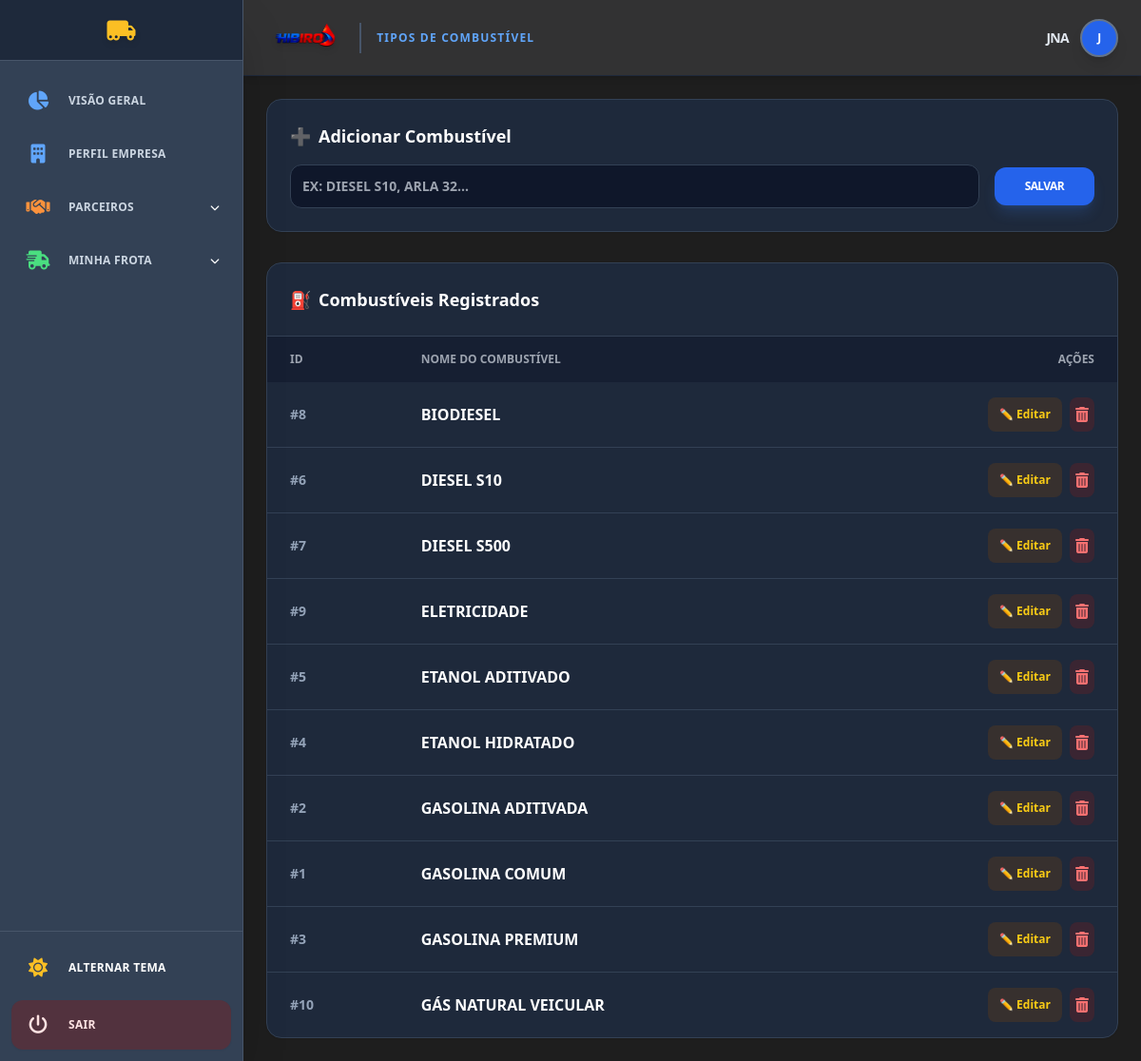
Page /configuracoes/frota/combustivel (signed in) on the earlier database version.
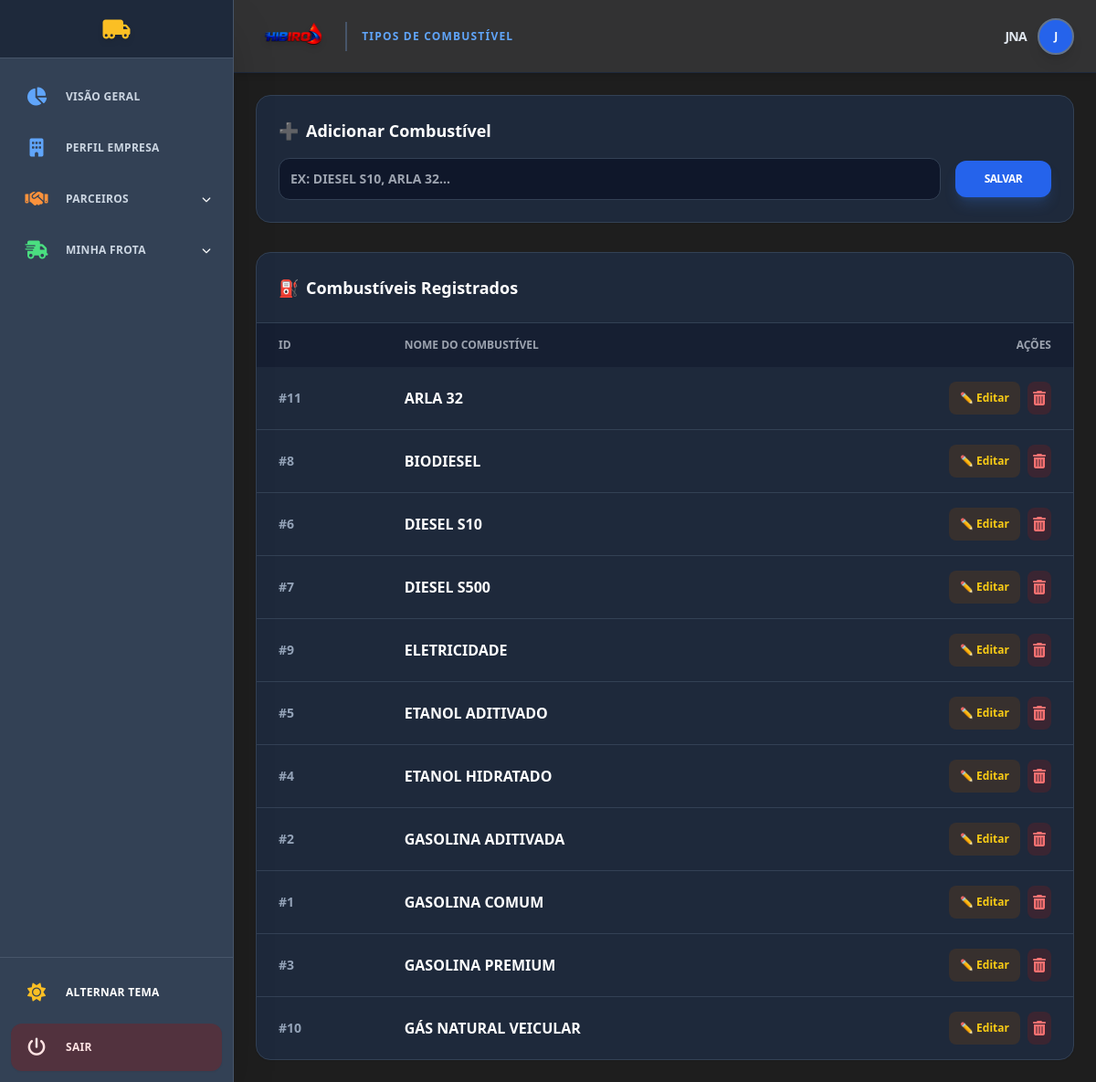
Same page on the later database version.
### tables this page shows
CREATE TABLE "vei_combustivel" (
	"id_tipo_combustivel"	INTEGER,
	"nome_combustivel"	TEXT NOT NULL UNIQUE,
	PRIMARY KEY("id_tipo_combustivel" AUTOINCREMENT)
);

### rotas/frota_bases.py (the view, shortened to what this page needs)
@frota_bases_bp.route('/combustivel', methods=['GET', 'POST'])
@login_required
def combustivel():
    db = get_db()
    dados = db.execute('SELECT * FROM vei_combustivel ORDER BY nome_combustivel').fetchall()
    return render_template('app/frota/config_combustivel.html', combustiveis=dados, username=session.get('username'))

### app.py (called while the page is built)
@app.context_processor
def inject_user_status():
    return dict(
        perfil_completo=session.get('perfil_completo', False),
        username=session.get('username')
    )

### database.py (called while the page is built)
def get_db():
    db = getattr(g, '_database', None)
    if db is None:
        if not os.path.exists('dados'):
            os.makedirs('dados')
        db = g._database = sqlite3.connect(DATABASE)
        db.row_factory = sqlite3.Row
    return db

def init_app_db(app):
    @app.teardown_appcontext
    def close_connection(exception):
        db = getattr(g, '_database', None)
        if db is not None:
            db.close()

### rotas/frota_bases.py (called while the page is built)
def login_required(f):
    @wraps(f)
    def decorated_function(*args, **kwargs):
        if 'user_id' not in session:
            return redirect(url_for('auth.login'))
        return f(*args, **kwargs)
    return decorated_function

### templates/app/frota/config_combustivel.html (shortened to what this page needs)
{% extends "base_app.html" %}
{% block page_title %}Tipos de Combustível{% endblock %}
{% block content %}
<div class="bg-white dark:bg-slate-800 p-6 rounded-2xl shadow-sm border border-gray-100 dark:border-slate-700 mb-8">
    <h3 class="text-lg font-bold mb-4 flex items-center gap-2 text-slate-800 dark:text-white">
        <span class="text-blue-500">➕</span> Adicionar Combustível
    </h3>
    <form method="POST" action="{{ url_for('frota_bases.combustivel') }}" class="flex flex-wrap gap-4 items-center">
        <input type="text" name="nome_combustivel" placeholder="Ex: Diesel S10, Arla 32..." required
            class="flex-1 min-w-[250px] p-3 bg-gray-50 dark:bg-slate-900 border border-gray-200 dark:border-slate-700 rounded-xl focus:ring-2 focus:ring-blue-500 outline-none transition uppercase font-bold text-sm">
        <button type="submit" class="bg-blue-600 hover:bg-blue-700 text-white font-bold py-3 px-8 rounded-xl transition shadow-lg shadow-blue-500/20 uppercase text-xs tracking-tighter">
            Salvar
        </button>
    </form>
</div>
<div class="bg-white dark:bg-slate-800 rounded-2xl shadow-sm border border-gray-100 dark:border-slate-700 overflow-hidden">
    <div class="p-6 border-b border-gray-100 dark:border-slate-700">
        <h3 class="text-lg font-bold flex items-center gap-2 text-slate-800 dark:text-white">
            <span class="text-yellow-500">⛽</span> Combustíveis Registrados
        </h3>
    </div>
    <div class="overflow-x-auto">
        <table class="w-full text-left border-collapse">
            <thead class="bg-gray-50 dark:bg-slate-900/50 text-gray-500 dark:text-gray-400 text-xs uppercase font-bold">
                <tr>
                    <th class="px-6 py-4">ID</th>
                    <th class="px-6 py-4">Nome do Combustível</th>
                    <th class="px-6 py-4 text-right">Ações</th>
                </tr>
            </thead>
            <tbody class="divide-y divide-gray-100 dark:divide-slate-700">
                {% for c in combustiveis %}
                <tr class="hover:bg-gray-50 dark:hover:bg-slate-700/30 transition">
                    <td class="px-6 py-4 text-sm font-bold text-slate-400">#{{ c.id_tipo_combustivel }}</td>
                    <td class="px-6 py-4 font-black uppercase text-slate-700 dark:text-white">{{ c.nome_combustivel }}</td>
                    <td class="px-6 py-4 text-right flex justify-end gap-2">
                        <button onclick="document.getElementById('modal-edit-fuel-{{ c.id_tipo_combustivel }}').classList.remove('hidden')"
                                class="bg-yellow-100 dark:bg-yellow-900/30 text-yellow-700 dark:text-yellow-400 px-3 py-1.5 rounded-lg text-xs font-bold hover:bg-yellow-200 transition">
                            ✏️ Editar
                        </button>
                        <form method="POST" action="{{ url_for('frota_bases.excluir_combustivel', id=c.id_tipo_combustivel) }}" class="inline">
                            <button type="submit" onclick="return confirm('Excluir este combustível?');"
                                class="bg-red-100 dark:bg-red-900/30 text-red-600 dark:text-red-400 p-1.5 rounded-lg hover:bg-red-200 transition">
                                <i class="fa-solid fa-trash-can"></i>
                            </button>
                        </form>
                    </td>
                </tr>
                {% else %}
                <tr>
                    <td colspan="3" class="px-6 py-10 text-center text-gray-400 italic font-medium">Nenhum combustível registrado.</td>
                </tr>
                {% endfor %}
            </tbody>
        </table>
    </div>
</div>
{% endblock %}

Differences in the rows shown:
added vei_combustivel: id_tipo_combustivel "11", nome_combustivel "ARLA 32"
